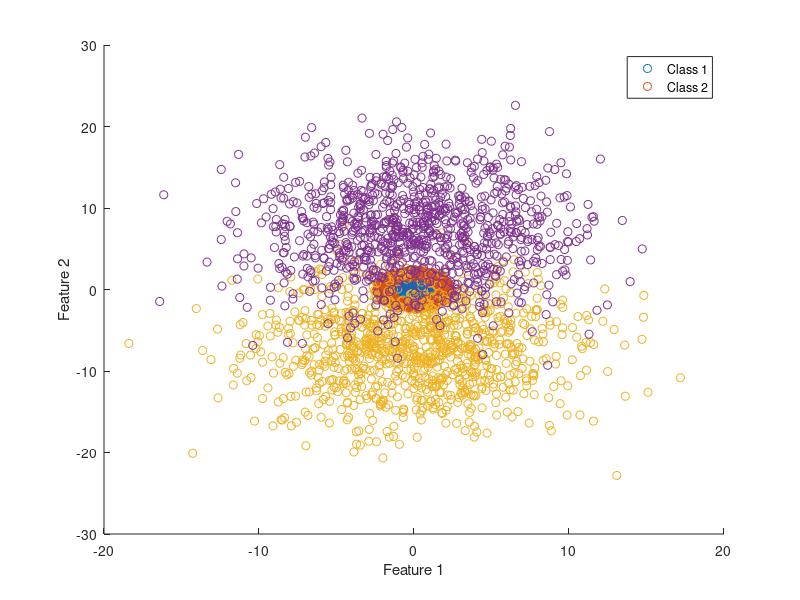

Reproduce this figure in MATLAB.
%%
r1 = 1;
sigma = 0.2
th = 0:pi/500:2*pi;
xunit = r1 * cos(th) + sigma*randn(1001,1)';
yunit = r1 * sin(th) + sigma*randn(1001,1)';
h = scatter(xunit, yunit) ;

r2 = 2;
sigma = 0.2
xunit2 = r2 * cos(th) + sigma*randn(1001,1)';
yunit2 = r2 * sin(th) + sigma*randn(1001,1)';
hold on 
h = scatter(xunit2, yunit2) ;
xlabel('Feature 1')
ylabel('Feature 2')
legend('Class 1', 'Class 2')


%%
x1 = randn(1000,1)*5;
y1 = randn(1000,1)*5-7;

x2 = randn(1000,1)*5;
y2 = randn(1000,1)*5+7;
scatter(x1,y1)
hold on
scatter(x2,y2)
xlabel('Feature 1')
ylabel('Feature 2')
legend('Class 1', 'Class 2')

